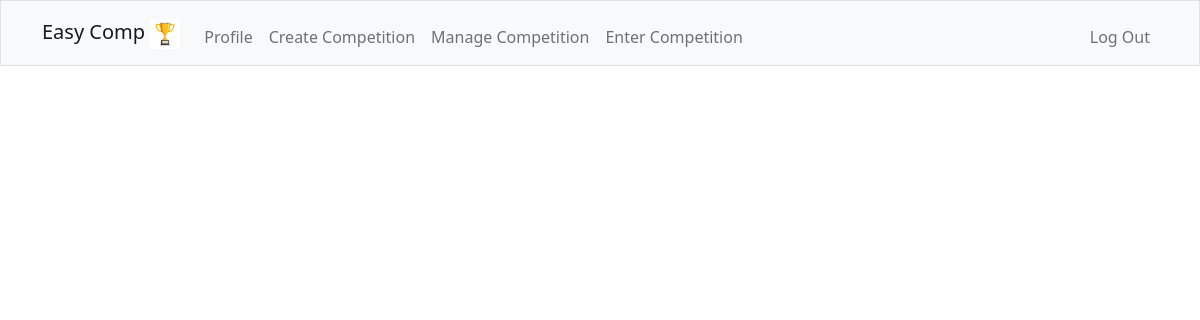
Page /enter (signed in) on the earlier database version.
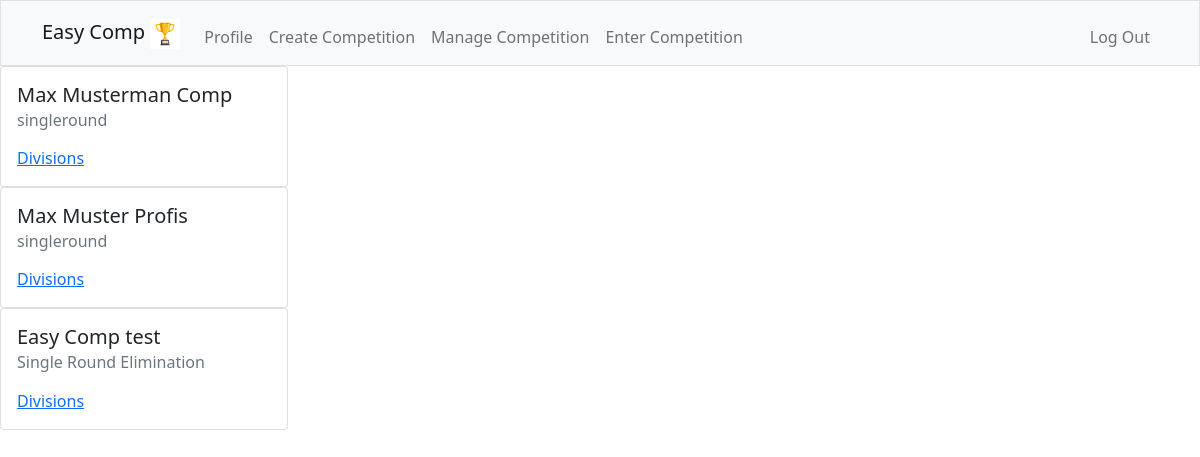
Same page on the later database version.
### tables this page shows
CREATE TABLE competitions (
    id INTEGER NOT NULL,
    name TEXT NOT NULL,
    format TEXT NOT NULL,
    organizer_id INTEGER NOT NULL,
    PRIMARY KEY(id),
    FOREIGN KEY(organizer_id) REFERENCES users(id)
);

### app.py (the view)
@app.route("/enter", methods=["GET", "POST"])
@login_required
def enter():
    if request.method == "GET":
        competitions = db.execute("SELECT DISTINCT name, format FROM competitions")
        return render_template("enter-comp.html", competitions=competitions)

### app.py (called while the page is built)
@app.after_request
def after_request(response):
    response.headers["Cache-Control"] = "no-cache, no-store, must-revalidate"
    response.headers["Expires"] = 0
    response.headers["Pragma"] = "no-cache"
    return response

### helpers.py (called while the page is built)
def login_required(f):
    @wraps(f)
    def decorated_function(*args, **kwargs):
        if session.get("user_id") is None:
            return redirect("/login")
        return f(*args, **kwargs)
    return decorated_function

### templates/enter-comp.html (shortened to what this page needs)
{% extends "layout.html" %}
{% block main %}
{% for competition in competitions %}
<div class="card" style="width: 18rem;" name="competitioncard">
    <div class="card-body">
      <h5 class="card-title">{{competition['name']}}</h5>
      <h6 class="card-subtitle mb-2 text-muted">{{ competition['format']}}</h6>
      <a href="#" class="card-link">Divisions</a>
    </div>
  </div>
  {% endfor %}
{% endblock %}

### templates/layout.html (shortened to what this page needs)
<!DOCTYPE html>
<html lang="en">
    <head>
         <link href="https://cdn.jsdelivr.net/npm/bootstrap@5.1.3/dist/css/bootstrap.min.css" rel="stylesheet">
         <link href="/static/styles.css" rel="stylesheet">
    </head>
    <body>
        <nav class="bg-light border navbar navbar-expand-md navbar-light">
            <div class="container">
                <a class="navbar-brand" href="/"><span class="title">Easy Comp</span>
                    <img src="/static/images/vecteezy_flat-design-trophy-trophy-vector-isolated-on-white-background_6425320.jpg" width="30" height="30" alt="trophy">
                </a>
                <div class="collapse navbar-collapse" id="navbar">
                    {% if session ["user_id"] %}
                    <ul class="navbar-nav me-auto mt-2">
                        <li class="nav-item"><a class="nav-link" href="/">Profile</a></li>
                        <li class="nav-item"><a class="nav-link" href="/create">Create Competition</a></li>
                        <li class="nav-item"><a class="nav-link" href="/manage">Manage Competition</a></li>
                        <li class="nav-item"><a class="nav-link" href="/enter">Enter Competition</a></li>
                    </ul>
                    <ul class="navbar-nav ms-auto mt-2">
                        <li class="nav-item"><a class="nav-link" href="/logout">Log Out</a></li>
                    </ul>
                    {% else %}
                    <ul class="navbar-nav ms-auto mt-2">
                        <li class="nav-item"><a class="nav-link" href="/register">Register</a></li>
                    </ul>
                    {% endif %}
                </div>
            </div>
        </nav>
        {% block main %}{% endblock %}
    </body>
</html>

Differences in the rows shown:
added competitions: name "Max Musterman Comp", format "singleround"
added competitions: name "Max Muster Profis", format "singleround"
added competitions: name "Easy Comp test", format "Single Round Elimination"
